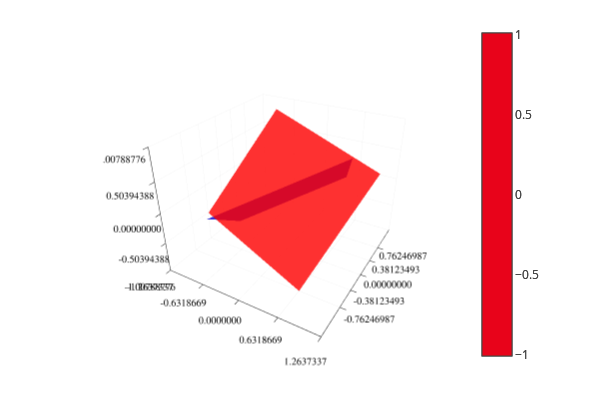

Notebook code for this chart:
### Code cell
plot_matrix_as_plane(F1, color=:red)
